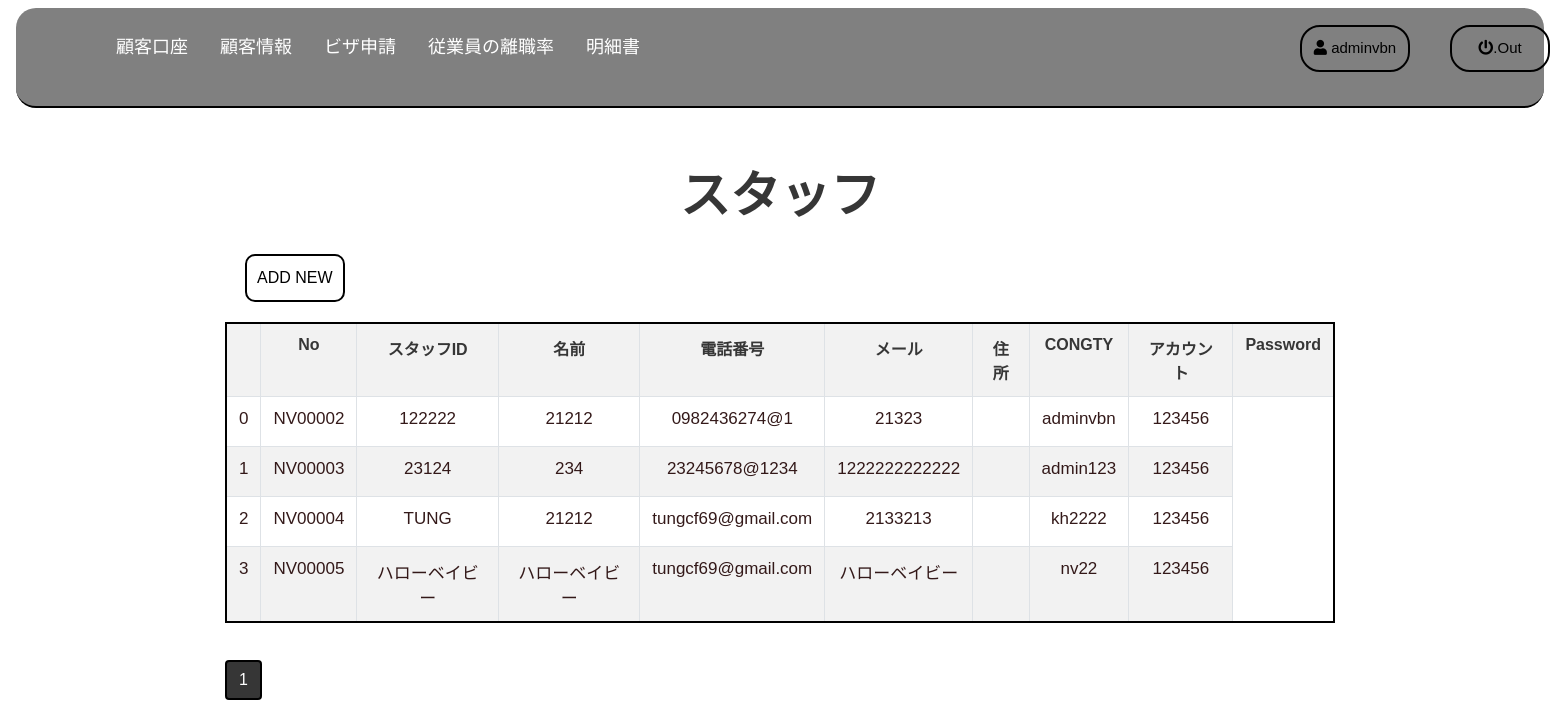
/ADMIN/nhanvien.php?page=2 (signed in), run on an earlier commit of the app's database.
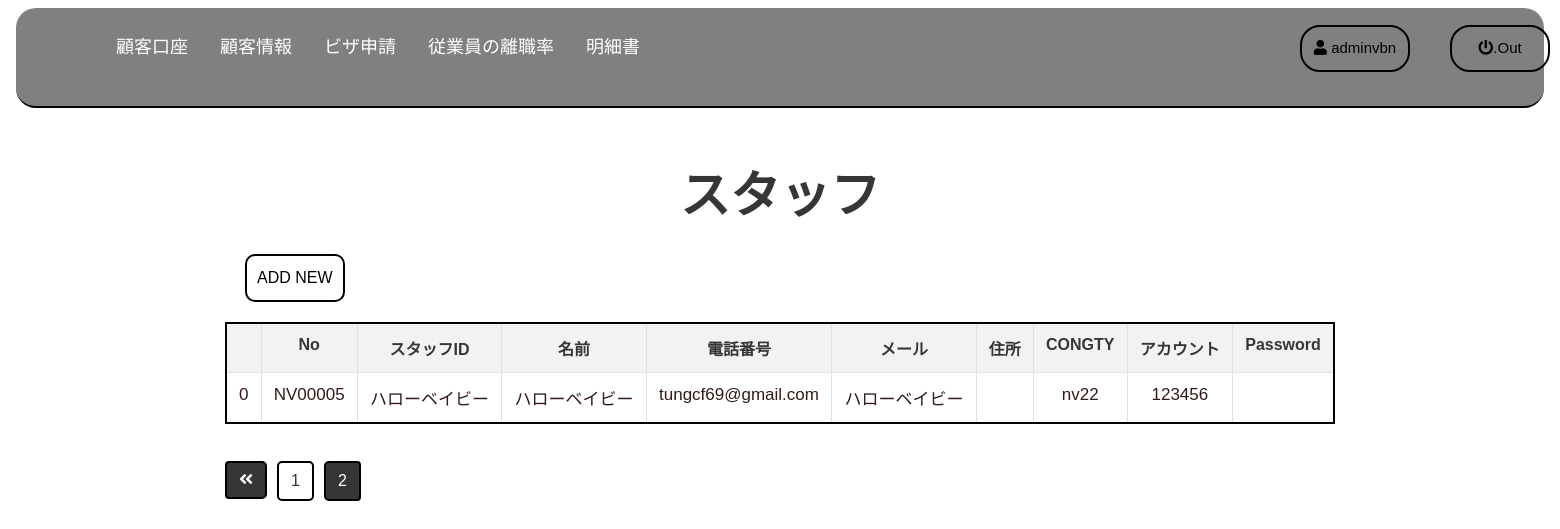
And on a later commit of the database.
### tables this page shows
CREATE TABLE `nhanvien` (
  `NVID` varchar(255) NOT NULL,
  `NAMENV` varchar(255) NOT NULL,
  `PHONE` varchar(255) NOT NULL,
  `EMAIL` varchar(255) NOT NULL,
  `DIACHI` varchar(255) NOT NULL,
  `USERID` int(11) NOT NULL,
  `NVCONGTY` varchar(1000) NOT NULL
);

CREATE TABLE `users` (
  `USERID` int(11) NOT NULL,
  `NAME` varchar(255) NOT NULL,
  `PASS` varchar(255) NOT NULL,
  `PHANQUYEN` varchar(255) NOT NULL,
  `MAVIDEO` varchar(1000) NOT NULL
);

### ADMIN/nhanvien.php (the view, shortened to what the changed rows need)
<?php
include('control.php');
$get_data=new data();
  $result = mysqli_query($conn, 'select count(NVID) as total from nhanvien');
  $row = mysqli_fetch_assoc($result);
  $total_records = $row['total'];
  $current_page = isset($_GET['page']) ? $_GET['page'] : 1;
  $limit = 10;
  $total_page = ceil($total_records / $limit);
  if ($current_page > $total_page){
      $current_page = $total_page;
  }
  else if ($current_page < 1){
      $current_page = 1;
  }
  $start = ($current_page - 1) * $limit;
  $result = mysqli_query($conn, "SELECT * FROM users INNER JOIN nhanvien ON users.USERID=nhanvien.USERID LIMIT $start, $limit");
?>
<html lang="en">
<head>
    <link rel="stylesheet" href="https://maxcdn.bootstrapcdn.com/bootstrap/4.0.0/css/bootstrap.min.css">
    <link rel="stylesheet" href="https://use.fontawesome.com/releases/v5.7.0/css/all.css">
    <link href="css\csss3.css" rel="stylesheet">
</head>
<body class="body">
    <div class="section">
      <div class="container">
        <div class="section-txt">
          <h1 > スタッフ</h1>
        </div>
        <form  class="hienthi" role="form" method="post" enctype="multipart/form-data"style="overflow:auto;">
         <table class="table table-bordered table-striped table-responsive-stack"  id="tableOne">
            <tr>
              <th></th>
              <th>No</th>
              <th> スタッフID</th>
              <th>名前</th>
              <th>電話番号</th>
              <th>メール</th>
              <th>住所</th>
              <th>CONGTY</th>
              <th>アカウント</th>
              <th>Password</th>
           </tr>
           <?php
           if (isset($_POST['timkiem'])) {
             $tk=$get_data->search_nhanvien($_POST['search']);
           ?>
             <?php $stt=0; foreach($tk as $se){ ?>
                 <tr>
                   <td  style="width:200px;" align="center" <?php if($_SESSION['PHANQUYEN']==0){echo "";}else{echo "hidden";} ?>>
                     <div class="row" style="margin:5px;">
                       <div style="margin-bottom:10px;" class="btn-edit"><a href="nhanvien.php?edit=<?php echo $se['NVID'];?>" data-target="#myModaleadd"><button type="button" name="button" class="btn"> <i class="fas fa-edit" ></i></button></a> </div>
                       <div style=";" class="btn-del"><a href="nhanvien.php?del=<?php echo $se['NVID'];?>" onclick="if(confirm('Bạn có chắc chắn xóa không?')) return true; else return false;"><button type="button" name="button" class="btn"> <i class="fa fa-trash" ></i></button></a></div>
                     </div>
                   </td>
                     <td><?php echo $stt ?></td>
                     <td><?php echo $se['NVID'] ?></td>
                     <td><?php echo $se['NAMENV'] ?></td>
                     <td><?php echo $se['PHONE'] ?></td>
                     <td><?php echo $se['EMAIL'] ?></td>
                     <td><?php echo $se['DIACHI'] ?></td>
                     <td><?php echo $se['NVCONGTY'] ?></td>
                     <td><?php echo $se['NAME'] ?></td>
                     <td><?php echo $se['PASS'] ?></td>
                 </tr>
             <?php $stt++;} ?>
       <?php }   else { ?>
         <?php $stt=0; foreach($result as $se){ ?>
             <tr>
               <td><?php echo $stt ?></td>
               <td><?php echo $se['NVID'] ?></td>
               <td><?php echo $se['NAMENV'] ?></td>
               <td><?php echo $se['PHONE'] ?></td>
               <td><?php echo $se['EMAIL'] ?></td>
               <td><?php echo $se['DIACHI'] ?></td>
               <td><?php echo $se['NVCONGTY'] ?></td>
               <td><?php echo $se['NAME'] ?></td>
               <td><?php echo $se['PASS'] ?></td>
             </tr>
         <?php $stt++;} ?>
       <?php } ?>
           </table>
        </form>
        <nav aria-label="Page navigation example">
          <ul class="pagination">
            <?php
             if ($current_page > 1 && $total_page > 1){
                     echo '<li class="page-item btn-item"> <a style="height:38px;" class="page-link" href="nhanvien.php?page='.($current_page-1).'"><i class="fa fa-angle-double-left" aria-hidden="true"></i></a> </li>';
             }
             for ($i = 1; $i <= $total_page; $i++){
                 if ($i == $current_page){
                     echo ' <li class="page-item btn-active"> <a class="page-link " href="#">'.$i.'</a></li> ';
                 }
                 else{
                     echo ' <li class="page-item"><a class="page-link" href="nhanvien.php?page='.$i.'">'.$i.'</a></li> ';
                 }
             }
            ?>
      </ul>
    </nav>
      </div>
    </div>
</body>
</html>

What changed in the data, as far as the page shows it:
no longer on this page (row edited): nhanvien: NVID "NV00002", NAMENV "122222", PHONE "21212", EMAIL "0982436274@1", DIACHI "21323", USERID.NAME "adminvbn", USERID.PASS "123456"
no longer on this page (row edited): nhanvien: NVID "NV00003", NAMENV "23124", PHONE "234", EMAIL "23245678@1234", DIACHI "1222222222222", USERID.NAME "admin123", USERID.PASS "123456"
no longer on this page (row edited): nhanvien: NVID "NV00004", NAMENV "TUNG", PHONE "21212", EMAIL "tungcf69@gmail.com", DIACHI "2133213", USERID.NAME "kh2222", USERID.PASS "123456"
Also different on the page:
list line gone: "1"
new list line: "1"
new list line: "2"
